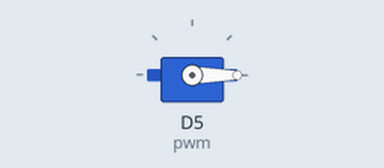
This program was run on a simulated CircuitPython board. Parts: servo.

Above: at 0.05 s.
At 3.45 s:
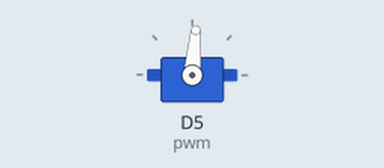
At 6.9 s:
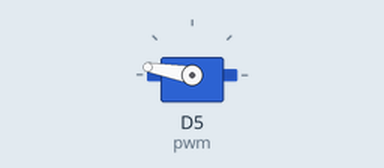
At 13.8 s:
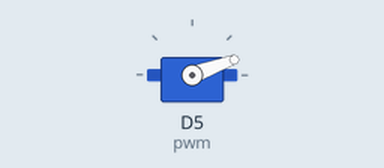
Timing chart, 0 to 18.7 s (numbered marks = the images above):
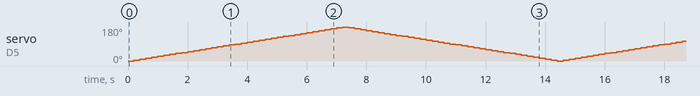

The program:

servo_test.py
```python
# NOTE: This does not work for UGeek Stepper Motor HAT v.0.2
# NOTE: This will work only for Adafruit's Raspberry Pi Motor HAT (https://learn.adafruit.com/adafruit-dc-and-stepper-motor-hat-for-raspberry-pi)
# NOTE: You need to connect DC motor to M1, also for bigger motors you need to provide external power.

import time
import board
import pwmio
from adafruit_motor import servo

DEGREES_STEP = 5
MIN_ANGLE_IN_DEGREES = 0
MAX_ANGLE_IN_DEGREES = 180

# create a PWMOut object on Pin D5.
pwm = pwmio.PWMOut(board.D5, duty_cycle=2 ** 15,  frequency=50)

# create a servo object
servo = servo.Servo(pwm)

# move the servo back and fourth by 5 degrees
while True:
    # 0 - 180 degrees, 5 degrees at a time.
    for angle in range(MIN_ANGLE_IN_DEGREES, MAX_ANGLE_IN_DEGREES, DEGREES_STEP):
        servo.angle = angle
        time.sleep(0.2)

    # 180 - 0 degrees, 5 degrees at a time.
    for angle in range(MAX_ANGLE_IN_DEGREES, MIN_ANGLE_IN_DEGREES, -DEGREES_STEP):
        servo.angle = angle
        time.sleep(0.2)
```
